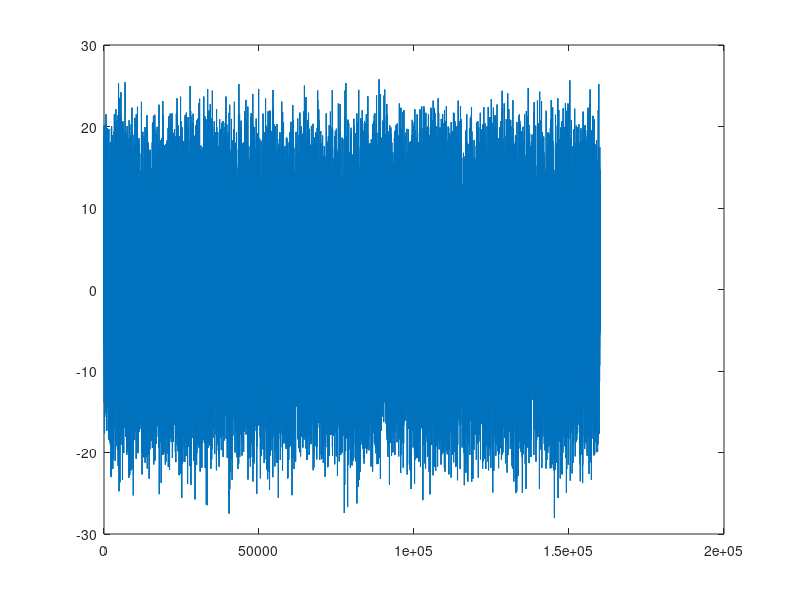
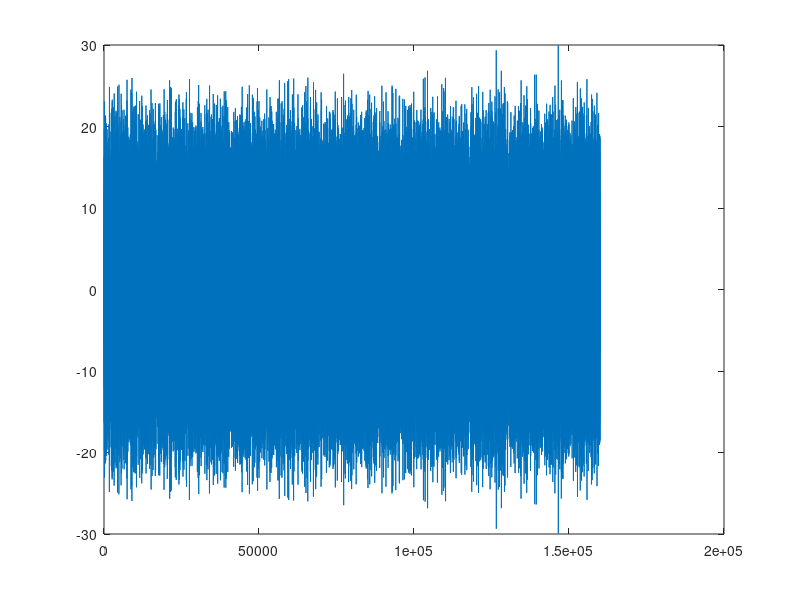
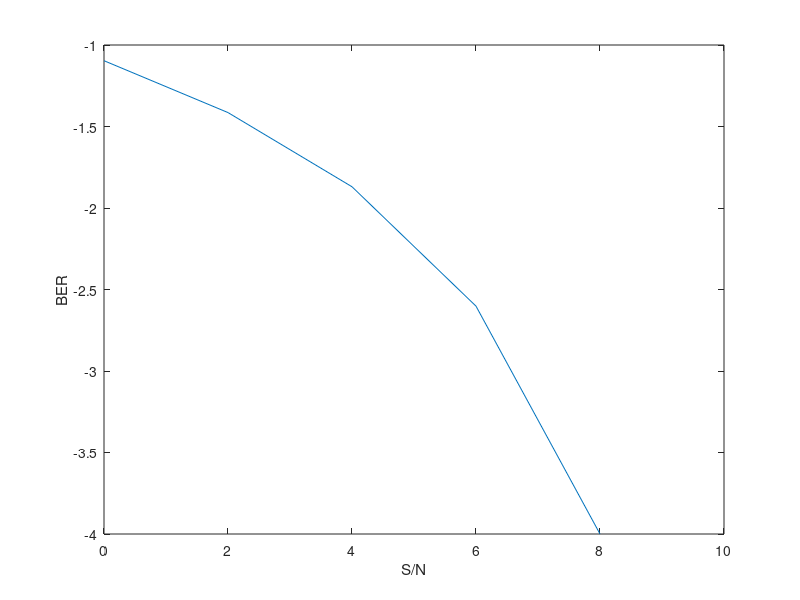

Write the MATLAB code that produced these figures, in order.
clear;

N = 10000;
signal = randi([0 1],1,N);
sig_data = signal;

for i = 1:N
    if signal(i) == 0
        signal(i) = -1;
    else
        signal(i) = 1;
    end
end
%------generate I&Q then resamble------
sig_I = signal(1:2:N);
sig_Q = signal(2:2:N);

for m = 1:N/2
    Dig_I(32*(m-1)+1:32*m) = sig_I(m);
    Dig_Q(32*(m-1)+1:32*m) = sig_Q(m);
end
%-------carray frequence------
f0 =2;
fs = 32;
t = 0:f0/fs:1-f0/fs;
Carr_I = cos(t*2*pi);
Carr_Q = sin(t*2*pi);

%------module------
for k = 1:N
    Data_I(16*(k-1)+1:16*k) = Dig_I(16*(k-1)+1:16*k).*Carr_I;
    Data_Q(16*(k-1)+1:16*k) = Dig_Q(16*(k-1)+1:16*k).*Carr_Q;
end
%------transimit signal+Noise------
K = 0 :0.2:1;
for x = 1:6
    Sigma(x) = sqrt(0.25*32/(10^K(x)));
    Noise(x,:) = normrnd(0,Sigma(x),1,160000);
%     Tsig(x,:) = Data_I-Data_Q*1j;
    Tsig(x,:) = Data_I+Noise(x,:)-(Data_Q+Noise(x,:))*1j;
end

for n = 1:6
    for r = 1:N/2
         Rsig_I(n,32*(r-1)+1:32*r) = fft(real(Tsig(n,32*(r-1)+1:32*r)));
         Rsig_Q(n,32*(r-1)+1:32*r) = fft(imag(Tsig(n,32*(r-1)+1:32*r)));
        if real(Rsig_I(n,32*(r-1)+3)) < 0
            det_I(n,r) = 0;
        else
            det_I(n,r) = 1;
        end
        if imag(Rsig_Q(n,32*(r-1)+3)) >0
            det_Q(n,r) = 1;
        else
            det_Q(n,r) = 0;
        end

    end
    Result(1:2:N) = det_I(n,:);
    Result(2:2:N) = det_Q(n,:);
    result(n,:) = Result;
    Dires(n,:) = xor(sig_data,result(n,:));
    BER(n) = sum(Dires(n,:))/N;    
end
figure
plot(real(Rsig_I(6,:)));
figure
plot(imag(Rsig_Q(6,:)));
figure
plot(10*K,log10(BER));
xlabel('S/N');
ylabel('BER');